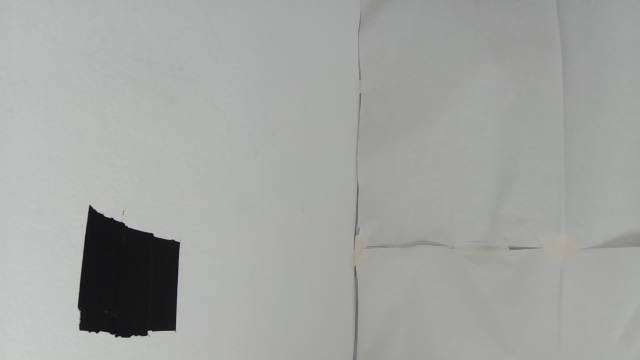
#> input picture images/v3/3blocks.jpg, 640 x 360 px, found by its file name; its folder holds only this picture in this run
$ python derivative_old.py
#> lines starting #> are read from the running program, lines starting #| are printed output that depends on the picture; after the words box and inside, x2 and y2 are one past the last pixel; in counts of white or black regions, pixels touching at a corner belong together
import cv2
import numpy as np
import matplotlib
matplotlib.use('TkAgg')
import matplotlib.pyplot as plt

def process_image_diff(image_path, offset=5):
    # Load the image in grayscale (black and white)
#> called with image_path = 'images/v3/3blocks.jpg', offset = 3
    img = cv2.imread(image_path, cv2.IMREAD_GRAYSCALE)
#> img: shape (360, 640); min 4, max 210, mean 163.6

    if img is None:
        print("Error: Could not find or open the image.")
        return

    # Create two versions of the image:
    # 1. The original image excluding the last 'offset' pixels horizontally
    # 2. The image shifted by 'offset' pixels, excluding the first 'offset' pixels
    img_left = img[:, :-offset].astype(np.int16)
    img_right = img[:, offset:].astype(np.int16)

    # Subtract and take absolute value
    # We use int16 to avoid overflow during subtraction before taking absolute value
    diff_img = np.abs(img_left - img_right).astype(np.uint8)
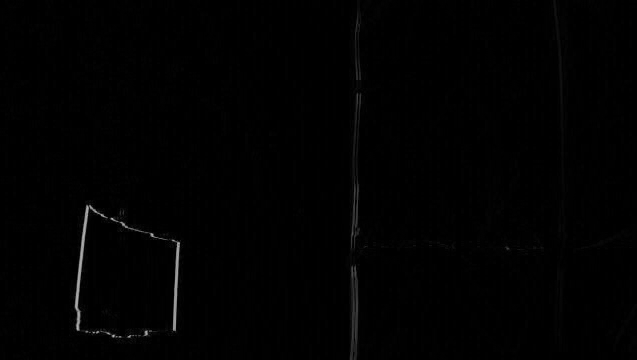
#> diff_img: shape (360, 637); min 0, max 183, mean 1.5

    # Save the resulting image
    # output_filename = 'processed_result.jpg'
    # cv2.imwrite(output_filename, diff_img)
    # print(f"Processed image saved as {output_filename}")

    # Optional: Display the result with cv2.imshow (commented out for debugging mode)
    cv2.imshow('Difference Image', diff_img)
    cv2.waitKey(0)
    cv2.destroyAllWindows()

    return diff_img

def gray_image_threshold(gray_image, threshold=128):
    # Load the image in grayscale
#> called with threshold = 70
    if gray_image is None:
        print("Error: Could not find or open the image.")
        return

    # Apply thresholding
    _, binary_img = cv2.threshold(gray_image, threshold, 255, cv2.THRESH_BINARY)
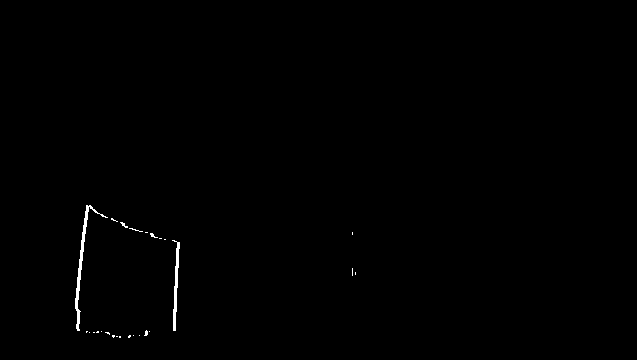
#> binary_img: shape (360, 637); 0.38% white; 26 white regions (23 under 20 px), largest, box (x1, y1, x2, y2) and area: (75, 205, 108, 331) 441, (172, 240, 180, 331) 281, (120, 222, 128, 228) 20

    # Save the resulting image
    # output_filename = 'thresholded_result.jpg'
    # cv2.imwrite(output_filename, img)
    # print(f"Thrjsholded image saved as {output_filename}")

    # Optional: Display the result with cv2.imshow (commented out for debugging mode)
    cv2.imshow('Thresholded Image', binary_img)
    cv2.waitKey(0)
    cv2.destroyAllWindows()

# Example usage (assuming 'image.jpg' is in the same directory)
if __name__ == "__main__":
    for i in range(3, 10):
        IMAGE_NAME = f"{i}blocks.jpg"
        IMAGE_PATH = f"images/v3/{IMAGE_NAME}"
        diff_image = process_image_diff(IMAGE_PATH, offset=i)
        # Please perform histogram equalization on the diff_image before thresholding
        gray_image_threshold(diff_image, threshold=70)
